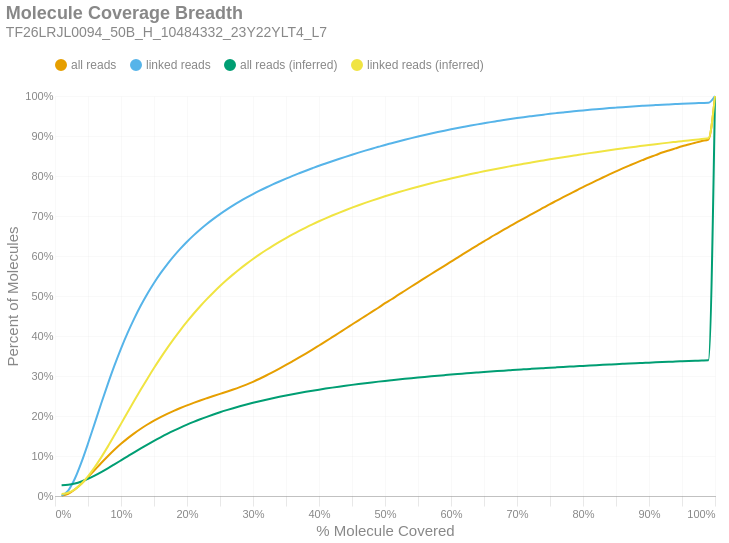

The notebook cell this image was saved under:
### Markdown cell above
### Molecule Read Coverage
This chart shows molecule coverage breadth as computed by the number of bases aligned to that molecule. In other words, "*how much of each unique long molecule is actually sequenced/aligned?*" Keep in mind there is a distinction between sequences and alignments, since some sequences belonging to a particular molecule may not align well and wouldn't appear in the alignment data. This chart also shows molecule coverage breadth as computed by the *inferred fragment* from which the aligned sequences originate. Unlike read coverage, this calculation takes into account the total insert size, including unsequenced gaps between the forward and reverse reads. Like the previous figures, these are cumulative percents.

### Code cell
if SKIPLR:
    print_html(f"Skipped")
else:
    binned_df = consolidated_hist(valids['coverage_bp'], mask, 0.01, True)
    binned_df_inf = consolidated_hist(valids['coverage_inserts'], mask, 0.01, True)
    binned_df = binned_df.with_columns(pl.lit(binned_df_inf['all reads (cumsum)']).alias('all reads (inferred)'))
    binned_df = binned_df.with_columns(pl.lit(binned_df_inf['linked reads (cumsum)']).alias('linked reads (inferred)'))
    binned_df = binned_df.with_columns(
        (pl.col('bin').cast(pl.Float64) + 0.01).alias('right_edge')
    )

    with SafeRender(binned_df):
        (
            density_plot(binned_df, 'Molecule Coverage Breadth', samplename, 'molcov', ['all reads (inferred)','linked reads (inferred)'])
            .encode(
                #x=alt.X('bin:Q', title="% Molecule Covered").axis(format = '%').scale(padding=0),
                x=alt.X('right_edge:Q', title="% Molecule Covered").axis(format='%').scale(padding=0),
                y=alt.Y('value:Q', title='Percent of Molecules')
                    .axis(format='%')
                    .stack(False)
                    .scale(domainMin=0, padding=0),
                color=alt.Color("key:N").scale(domain = ["all reads", "linked reads", "all reads (inferred)", "linked reads (inferred)"]),
                tooltip = [
                    alt.Tooltip("key:N", title = "Data Type"),
                    alt.Tooltip("range_label:N", title="% Molecule Covered"),
                    alt.Tooltip("value:Q", format = ".2%", title="% Molecules")
                ]
            )
        ).display()

### Figure 1 — Vega-Lite specification as saved in the notebook (floating-point values rounded to 4 significant figures)
{"width": "container", "height": 400, "config": {"title": {"anchor": "start", "dy": -15, "fontSize": 18, "color": "#888888", "subtitleColor": "#888888", "subtitleFontSize": 14}, "arc": {"fill": "#0072B2"}, "axis": {"domainColor": "#888888", "domainWidth": 0.5, "gridWidth": 0.2, "grid": false, "titleFontWeight": 400, "titleFontSize": 15, "labelFontSize": 11, "labelColor": "#888888", "tickColor": "#888888", "tickWidth": 0.2, "titleColor": "#888888"}, "axisBand": {"grid": false}, "axisX": {"grid": true, "tickSize": 10, "domainCap": "round"}, "axisY": {"domain": false, "grid": true, "tickSize": 0, "domainCap": "round"}, "background": "transparent", "header": {"labelFontSize": 15, "labelColor": "#888888", "titleFontSize": 15, "titleFontWeight": 600, "titleColor": "#888888"}, "legend": {"labelFont": "sans-serif", "labelFontSize": 12, "labelColor": "#888888", "symbolSize": 100, "symbolType": "circle", "titleFontSize": 12, "titlePadding": 10, "titleColor": "#888888", "title": null, "orient": "top"}, "range": {"category": ["#E69F00", "#56B4E9", "#009E73", "#F0E442", "#0072B2", "#D55E00", "#CC79A7", "#000000"], "diverging": ["#cfe8f3", "#a2d4ec", "#73bfe2", "#46abdb", "#1696d2", "#12719e"]}, "area": {"fill": "#0072B2", "fillOpacity": 0.7, "line": true, "strokeOpacity": 0.7}, "line": {"color": "#0072B2", "stroke": "#0072B2", "strokeWidth": 2}, "trail": {"color": "#0072B2", "stroke": "#0072B2", "strokeWidth": 0, "size": 1}, "point": {"filled": true, "fillOpacity": 1.0, "size": 95}, "text": {"color": "#888888", "fontSize": 11, "align": "right", "fontWeight": 400, "size": 11}, "bar": {"fill": "#0072B2", "stroke": null}, "view": {"stroke": null, "continuousWidth": 660, "continuousHeight": 400}}, "data": {"name": "data-fc556a3c0db5300642e539955eea1e7b"}, "mark": {"type": "line", "interpolate": "monotone", "point": {"opacity": 0, "size": 275}}, "encoding": {"color": {"field": "key", "scale": {"domain": ["all reads", "linked reads", "all reads (inferred)", "linked reads (inferred)"]}, "type": "nominal"}, "tooltip": [{"field": "key", "title": "Data Type", "type": "nominal"}, {"field": "range_label", "title": "% Molecule Covered", "type": "nominal"}, {"field": "value", "format": ".2%", "title": "% Molecules", "type": "quantitative"}], "x": {"axis": {"format": "%"}, "field": "right_edge", "scale": {"padding": 0}, "title": "% Molecule Covered", "type": "quantitative"}, "y": {"axis": {"format": "%"}, "field": "value", "scale": {"domainMin": 0, "padding": 0}, "stack": false, "title": "Percent of Molecules", "type": "quantitative"}}, "params": [{"name": "param_c36ac31b6afebe62", "select": {"type": "point", "fields": ["key"]}, "bind": "legend"}], "title": {"text": "Molecule Coverage Breadth", "subtitle": "TF26LRJL0094_50B_H_10484332_23Y22YLT4_L7"}, "transform": [{"fold": ["all reads (cumsum)", "linked reads (cumsum)", "all reads (inferred)", "linked reads (inferred)"]}, {"calculate": "replace(datum.key, ' (cumsum)', '')", "as": "key"}, {"filter": {"param": "param_c36ac31b6afebe62"}}], "usermeta": {"embedOptions": {"downloadFileName": "TF26LRJL0094_50B_H_10484332_23Y22YLT4_L7.molcov"}}, "$schema": "https://vega.github.io/schema/vega-lite/v6.4.1.json", "datasets": {"data-fc556a3c0db5300642e539955eea1e7b": [{"bin": "0.0", "interval": "0.0-0.01", "all reads": 0.000449, "linked reads": 0.0007862, "all reads (cumsum)": 0.000449, "linked reads (cumsum)": 0.0007862, "range_label": "0.0-0.01", "all reads (inferred)": 0.02673, "linked reads (inferred)": 0.005254, "right_edge": 0.01}, {"bin": "0.01", "interval": "0.01-0.02", "all reads": 0.005071, "linked reads": 0.01286, "all reads (cumsum)": 0.00552, "linked reads (cumsum)": 0.01365, "range_label": "0.01-0.02", "all reads (inferred)": 0.02803, "linked reads (inferred)": 0.008212, "right_edge": 0.02}, {"bin": "0.02", "interval": "0.02-0.03", "all reads": 0.0108, "linked reads": 0.02945, "all reads (cumsum)": 0.01632, "linked reads (cumsum)": 0.04309, "range_label": "0.02-0.03", "all reads (inferred)": 0.03124, "linked reads (inferred)": 0.01664, "right_edge": 0.03}, {"bin": "0.03", "interval": "0.03-0.04", "all reads": 0.01455, "linked reads": 0.04095, "all reads (cumsum)": 0.03088, "linked reads (cumsum)": 0.08405, "range_label": "0.03-0.04", "all reads (inferred)": 0.03636, "linked reads (inferred)": 0.03071, "right_edge": 0.04}, {"bin": "0.04", "interval": "0.04-0.05", "all reads": 0.01658, "linked reads": 0.0471, "all reads (cumsum)": 0.04746, "linked reads (cumsum)": 0.1312, "range_label": "0.04-0.05", "all reads (inferred)": 0.04308, "linked reads (inferred)": 0.04935, "right_edge": 0.05}, {"bin": "0.05", "interval": "0.05-0.06", "all reads": 0.01749, "linked reads": 0.04991, "all reads (cumsum)": 0.06494, "linked reads (cumsum)": 0.1811, "range_label": "0.05-0.06", "all reads (inferred)": 0.05097, "linked reads (inferred)": 0.0716, "right_edge": 0.06}, {"bin": "0.06", "interval": "0.06-0.07", "all reads": 0.01752, "linked reads": 0.05012, "all reads (cumsum)": 0.08246, "linked reads (cumsum)": 0.2312, "range_label": "0.06-0.07", "all reads (inferred)": 0.05979, "linked reads (inferred)": 0.0966, "right_edge": 0.07}, {"bin": "0.07", "interval": "0.07-0.08", "all reads": 0.01695, "linked reads": 0.04856, "all reads (cumsum)": 0.09941, "linked reads (cumsum)": 0.2797, "range_label": "0.07-0.08", "all reads (inferred)": 0.06922, "linked reads (inferred)": 0.1234, "right_edge": 0.08}, {"bin": "0.08", "interval": "0.08-0.09", "all reads": 0.0161, "linked reads": 0.0461, "all reads (cumsum)": 0.1155, "linked reads (cumsum)": 0.3258, "range_label": "0.08-0.09", "all reads (inferred)": 0.0791, "linked reads (inferred)": 0.1516, "right_edge": 0.09}, {"bin": "0.09", "interval": "0.09-0.1", "all reads": 0.01494, "linked reads": 0.04275, "all reads (cumsum)": 0.1305, "linked reads (cumsum)": 0.3686, "range_label": "0.09-0.1", "all reads (inferred)": 0.08915, "linked reads (inferred)": 0.1803, "right_edge": 0.1}, {"bin": "0.1", "interval": "0.1-0.11", "all reads": 0.01368, "linked reads": 0.03908, "all reads (cumsum)": 0.1441, "linked reads (cumsum)": 0.4077, "range_label": "0.1-0.11", "all reads (inferred)": 0.09925, "linked reads (inferred)": 0.2092, "right_edge": 0.11}, {"bin": "0.11", "interval": "0.11-0.12", "all reads": 0.01256, "linked reads": 0.03578, "all reads (cumsum)": 0.1567, "linked reads (cumsum)": 0.4435, "range_label": "0.11-0.12", "all reads (inferred)": 0.1093, "linked reads (inferred)": 0.2379, "right_edge": 0.12}, {"bin": "0.12", "interval": "0.12-0.13", "all reads": 0.01149, "linked reads": 0.0326, "all reads (cumsum)": 0.1682, "linked reads (cumsum)": 0.4761, "range_label": "0.12-0.13", "all reads (inferred)": 0.1191, "linked reads (inferred)": 0.266, "right_edge": 0.13}, {"bin": "0.13", "interval": "0.13-0.14", "all reads": 0.01052, "linked reads": 0.02963, "all reads (cumsum)": 0.1787, "linked reads (cumsum)": 0.5057, "range_label": "0.13-0.14", "all reads (inferred)": 0.1286, "linked reads (inferred)": 0.2934, "right_edge": 0.14}, {"bin": "0.14", "interval": "0.14-0.15", "all reads": 0.009636, "linked reads": 0.02688, "all reads (cumsum)": 0.1883, "linked reads (cumsum)": 0.5326, "range_label": "0.14-0.15", "all reads (inferred)": 0.1379, "linked reads (inferred)": 0.3199, "right_edge": 0.15}, {"bin": "0.15", "interval": "0.15-0.16", "all reads": 0.008867, "linked reads": 0.02448, "all reads (cumsum)": 0.1972, "linked reads (cumsum)": 0.5571, "range_label": "0.15-0.16", "all reads (inferred)": 0.1467, "linked reads (inferred)": 0.3453, "right_edge": 0.16}, {"bin": "0.16", "interval": "0.16-0.17", "all reads": 0.008108, "linked reads": 0.02217, "all reads (cumsum)": 0.2053, "linked reads (cumsum)": 0.5792, "range_label": "0.16-0.17", "all reads (inferred)": 0.1552, "linked reads (inferred)": 0.3696, "right_edge": 0.17}, {"bin": "0.17", "interval": "0.17-0.18", "all reads": 0.007582, "linked reads": 0.02042, "all reads (cumsum)": 0.2129, "linked reads (cumsum)": 0.5996, "range_label": "0.17-0.18", "all reads (inferred)": 0.1633, "linked reads (inferred)": 0.3928, "right_edge": 0.18}, {"bin": "0.18", "interval": "0.18-0.19", "all reads": 0.007066, "linked reads": 0.01874, "all reads (cumsum)": 0.22, "linked reads (cumsum)": 0.6184, "range_label": "0.18-0.19", "all reads (inferred)": 0.171, "linked reads (inferred)": 0.4149, "right_edge": 0.19}, {"bin": "0.19", "interval": "0.19-0.2", "all reads": 0.006649, "linked reads": 0.01733, "all reads (cumsum)": 0.2266, "linked reads (cumsum)": 0.6357, "range_label": "0.19-0.2", "all reads (inferred)": 0.1783, "linked reads (inferred)": 0.4357, "right_edge": 0.2}, {"bin": "0.2", "interval": "0.2-0.21", "all reads": 0.006189, "linked reads": 0.01583, "all reads (cumsum)": 0.2328, "linked reads (cumsum)": 0.6515, "range_label": "0.2-0.21", "all reads (inferred)": 0.1852, "linked reads (inferred)": 0.4556, "right_edge": 0.21}, {"bin": "0.21", "interval": "0.21-0.22", "all reads": 0.005927, "linked reads": 0.01478, "all reads (cumsum)": 0.2387, "linked reads (cumsum)": 0.6663, "range_label": "0.21-0.22", "all reads (inferred)": 0.1918, "linked reads (inferred)": 0.4744, "right_edge": 0.22}, {"bin": "0.22", "interval": "0.22-0.23", "all reads": 0.005653, "linked reads": 0.01367, "all reads (cumsum)": 0.2444, "linked reads (cumsum)": 0.68, "range_label": "0.22-0.23", "all reads (inferred)": 0.1979, "linked reads (inferred)": 0.4921, "right_edge": 0.23}, {"bin": "0.23", "interval": "0.23-0.24", "all reads": 0.005534, "linked reads": 0.01284, "all reads (cumsum)": 0.2499, "linked reads (cumsum)": 0.6928, "range_label": "0.23-0.24", "all reads (inferred)": 0.2038, "linked reads (inferred)": 0.5088, "right_edge": 0.24}, {"bin": "0.24", "interval": "0.24-0.25", "all reads": 0.005385, "linked reads": 0.01201, "all reads (cumsum)": 0.2553, "linked reads (cumsum)": 0.7048, "range_label": "0.24-0.25", "all reads (inferred)": 0.2094, "linked reads (inferred)": 0.5249, "right_edge": 0.25}, {"bin": "0.25", "interval": "0.25-0.26", "all reads": 0.005304, "linked reads": 0.01114, "all reads (cumsum)": 0.2606, "linked reads (cumsum)": 0.716, "range_label": "0.25-0.26", "all reads (inferred)": 0.2146, "linked reads (inferred)": 0.5399, "right_edge": 0.26}, {"bin": "0.26", "interval": "0.26-0.27", "all reads": 0.005544, "linked reads": 0.01056, "all reads (cumsum)": 0.2661, "linked reads (cumsum)": 0.7266, "range_label": "0.26-0.27", "all reads (inferred)": 0.2195, "linked reads (inferred)": 0.5541, "right_edge": 0.27}, {"bin": "0.27", "interval": "0.27-0.28", "all reads": 0.005947, "linked reads": 0.009942, "all reads (cumsum)": 0.2721, "linked reads (cumsum)": 0.7365, "range_label": "0.27-0.28", "all reads (inferred)": 0.2242, "linked reads (inferred)": 0.5676, "right_edge": 0.28}, {"bin": "0.28", "interval": "0.28-0.29", "all reads": 0.006447, "linked reads": 0.009472, "all reads (cumsum)": 0.2785, "linked reads (cumsum)": 0.746, "range_label": "0.28-0.29", "all reads (inferred)": 0.2287, "linked reads (inferred)": 0.5803, "right_edge": 0.29}, {"bin": "0.29", "interval": "0.29-0.3", "all reads": 0.006949, "linked reads": 0.008943, "all reads (cumsum)": 0.2855, "linked reads (cumsum)": 0.7549, "range_label": "0.29-0.3", "all reads (inferred)": 0.2329, "linked reads (inferred)": 0.5925, "right_edge": 0.3}, {"bin": "0.3", "interval": "0.3-0.31", "all reads": 0.007581, "linked reads": 0.008409, "all reads (cumsum)": 0.2931, "linked reads (cumsum)": 0.7633, "range_label": "0.3-0.31", "all reads (inferred)": 0.237, "linked reads (inferred)": 0.6041, "right_edge": 0.31}, {"bin": "0.31", "interval": "0.31-0.32", "all reads": 0.008157, "linked reads": 0.00798, "all reads (cumsum)": 0.3012, "linked reads (cumsum)": 0.7713, "range_label": "0.31-0.32", "all reads (inferred)": 0.2408, "linked reads (inferred)": 0.615, "right_edge": 0.32}, {"bin": "0.32", "interval": "0.32-0.33", "all reads": 0.008584, "linked reads": 0.007701, "all reads (cumsum)": 0.3098, "linked reads (cumsum)": 0.779, "range_label": "0.32-0.33", "all reads (inferred)": 0.2445, "linked reads (inferred)": 0.6255, "right_edge": 0.33}, {"bin": "0.33", "interval": "0.33-0.34", "all reads": 0.00877, "linked reads": 0.007339, "all reads (cumsum)": 0.3186, "linked reads (cumsum)": 0.7863, "range_label": "0.33-0.34", "all reads (inferred)": 0.248, "linked reads (inferred)": 0.6355, "right_edge": 0.34}, {"bin": "0.34", "interval": "0.34-0.35", "all reads": 0.009075, "linked reads": 0.007076, "all reads (cumsum)": 0.3277, "linked reads (cumsum)": 0.7934, "range_label": "0.34-0.35", "all reads (inferred)": 0.2513, "linked reads (inferred)": 0.645, "right_edge": 0.35}, {"bin": "0.35", "interval": "0.35-0.36", "all reads": 0.009335, "linked reads": 0.006897, "all reads (cumsum)": 0.337, "linked reads (cumsum)": 0.8003, "range_label": "0.35-0.36", "all reads (inferred)": 0.2545, "linked reads (inferred)": 0.6541, "right_edge": 0.36}, {"bin": "0.36", "interval": "0.36-0.37", "all reads": 0.009445, "linked reads": 0.006545, "all reads (cumsum)": 0.3464, "linked reads (cumsum)": 0.8069, "range_label": "0.36-0.37", "all reads (inferred)": 0.2575, "linked reads (inferred)": 0.6627, "right_edge": 0.37}, {"bin": "0.37", "interval": "0.37-0.38", "all reads": 0.009709, "linked reads": 0.006386, "all reads (cumsum)": 0.3561, "linked reads (cumsum)": 0.8132, "range_label": "0.37-0.38", "all reads (inferred)": 0.2604, "linked reads (inferred)": 0.6711, "right_edge": 0.38}, {"bin": "0.38", "interval": "0.38-0.39", "all reads": 0.009891, "linked reads": 0.006184, "all reads (cumsum)": 0.366, "linked reads (cumsum)": 0.8194, "range_label": "0.38-0.39", "all reads (inferred)": 0.2632, "linked reads (inferred)": 0.6791, "right_edge": 0.39}, {"bin": "0.39", "interval": "0.39-0.4", "all reads": 0.01022, "linked reads": 0.006105, "all reads (cumsum)": 0.3763, "linked reads (cumsum)": 0.8255, "range_label": "0.39-0.4", "all reads (inferred)": 0.2659, "linked reads (inferred)": 0.6868, "right_edge": 0.4}, {"bin": "0.4", "interval": "0.4-0.41", "all reads": 0.01021, "linked reads": 0.005749, "all reads (cumsum)": 0.3865, "linked reads (cumsum)": 0.8313, "range_label": "0.4-0.41", "all reads (inferred)": 0.2685, "linked reads (inferred)": 0.6941, "right_edge": 0.41}, {"bin": "0.41", "interval": "0.41-0.42", "all reads": 0.01054, "linked reads": 0.005671, "all reads (cumsum)": 0.397, "linked reads (cumsum)": 0.837, "range_label": "0.41-0.42", "all reads (inferred)": 0.2709, "linked reads (inferred)": 0.7012, "right_edge": 0.42}, {"bin": "0.42", "interval": "0.42-0.43", "all reads": 0.01057, "linked reads": 0.005536, "all reads (cumsum)": 0.4076, "linked reads (cumsum)": 0.8425, "range_label": "0.42-0.43", "all reads (inferred)": 0.2733, "linked reads (inferred)": 0.708, "right_edge": 0.43}, {"bin": "0.43", "interval": "0.43-0.44", "all reads": 0.01052, "linked reads": 0.005431, "all reads (cumsum)": 0.4181, "linked reads (cumsum)": 0.8479, "range_label": "0.43-0.44", "all reads (inferred)": 0.2756, "linked reads (inferred)": 0.7145, "right_edge": 0.44}, {"bin": "0.44", "interval": "0.44-0.45", "all reads": 0.01061, "linked reads": 0.005288, "all reads (cumsum)": 0.4287, "linked reads (cumsum)": 0.8532, "range_label": "0.44-0.45", "all reads (inferred)": 0.2778, "linked reads (inferred)": 0.7208, "right_edge": 0.45}, {"bin": "0.45", "interval": "0.45-0.46", "all reads": 0.0106, "linked reads": 0.005127, "all reads (cumsum)": 0.4393, "linked reads (cumsum)": 0.8583, "range_label": "0.45-0.46", "all reads (inferred)": 0.2799, "linked reads (inferred)": 0.7269, "right_edge": 0.46}, {"bin": "0.46", "interval": "0.46-0.47", "all reads": 0.01045, "linked reads": 0.005004, "all reads (cumsum)": 0.4497, "linked reads (cumsum)": 0.8633, "range_label": "0.46-0.47", "all reads (inferred)": 0.282, "linked reads (inferred)": 0.7327, "right_edge": 0.47}, {"bin": "0.47", "interval": "0.47-0.48", "all reads": 0.01063, "linked reads": 0.00486, "all reads (cumsum)": 0.4604, "linked reads (cumsum)": 0.8682, "range_label": "0.47-0.48", "all reads (inferred)": 0.284, "linked reads (inferred)": 0.7384, "right_edge": 0.48}, {"bin": "0.48", "interval": "0.48-0.49", "all reads": 0.01026, "linked reads": 0.004715, "all reads (cumsum)": 0.4706, "linked reads (cumsum)": 0.8729, "range_label": "0.48-0.49", "all reads (inferred)": 0.2859, "linked reads (inferred)": 0.7439, "right_edge": 0.49}, {"bin": "0.49", "interval": "0.49-0.5", "all reads": 0.01142, "linked reads": 0.00478, "all reads (cumsum)": 0.482, "linked reads (cumsum)": 0.8777, "range_label": "0.49-0.5", "all reads (inferred)": 0.2878, "linked reads (inferred)": 0.7492, "right_edge": 0.5}, {"bin": "0.5", "interval": "0.5-0.51", "all reads": 0.009784, "linked reads": 0.004336, "all reads (cumsum)": 0.4918, "linked reads (cumsum)": 0.882, "range_label": "0.5-0.51", "all reads (inferred)": 0.2896, "linked reads (inferred)": 0.7543, "right_edge": 0.51}, {"bin": "0.51", "interval": "0.51-0.52", "all reads": 0.01087, "linked reads": 0.004388, "all reads (cumsum)": 0.5027, "linked reads (cumsum)": 0.8864, "range_label": "0.51-0.52", "all reads (inferred)": 0.2913, "linked reads (inferred)": 0.7593, "right_edge": 0.52}, {"bin": "0.52", "interval": "0.52-0.53", "all reads": 0.01042, "linked reads": 0.004221, "all reads (cumsum)": 0.5131, "linked reads (cumsum)": 0.8906, "range_label": "0.52-0.53", "all reads (inferred)": 0.293, "linked reads (inferred)": 0.7641, "right_edge": 0.53}, {"bin": "0.53", "interval": "0.53-0.54", "all reads": 0.01065, "linked reads": 0.00412, "all reads (cumsum)": 0.5238, "linked reads (cumsum)": 0.8948, "range_label": "0.53-0.54", "all reads (inferred)": 0.2946, "linked reads (inferred)": 0.7687, "right_edge": 0.54}, {"bin": "0.54", "interval": "0.54-0.55", "all reads": 0.0103, "linked reads": 0.00397, "all reads (cumsum)": 0.5341, "linked reads (cumsum)": 0.8987, "range_label": "0.54-0.55", "all reads (inferred)": 0.2962, "linked reads (inferred)": 0.7732, "right_edge": 0.55}, {"bin": "0.55", "interval": "0.55-0.56", "all reads": 0.0106, "linked reads": 0.003824, "all reads (cumsum)": 0.5447, "linked reads (cumsum)": 0.9026, "range_label": "0.55-0.56", "all reads (inferred)": 0.2978, "linked reads (inferred)": 0.7776, "right_edge": 0.56}, {"bin": "0.56", "interval": "0.56-0.57", "all reads": 0.01036, "linked reads": 0.0037, "all reads (cumsum)": 0.555, "linked reads (cumsum)": 0.9063, "range_label": "0.56-0.57", "all reads (inferred)": 0.2993, "linked reads (inferred)": 0.7818, "right_edge": 0.57}, {"bin": "0.57", "interval": "0.57-0.58", "all reads": 0.01011, "linked reads": 0.003584, "all reads (cumsum)": 0.5651, "linked reads (cumsum)": 0.9098, "range_label": "0.57-0.58", "all reads (inferred)": 0.3007, "linked reads (inferred)": 0.7859, "right_edge": 0.58}, {"bin": "0.58", "interval": "0.58-0.59", "all reads": 0.01034, "linked reads": 0.003463, "all reads (cumsum)": 0.5755, "linked reads (cumsum)": 0.9133, "range_label": "0.58-0.59", "all reads (inferred)": 0.3022, "linked reads (inferred)": 0.7899, "right_edge": 0.59}, {"bin": "0.59", "interval": "0.59-0.6", "all reads": 0.01049, "linked reads": 0.003362, "all reads (cumsum)": 0.586, "linked reads (cumsum)": 0.9167, "range_label": "0.59-0.6", "all reads (inferred)": 0.3036, "linked reads (inferred)": 0.7938, "right_edge": 0.6}, {"bin": "0.6", "interval": "0.6-0.61", "all reads": 0.01003, "linked reads": 0.0032, "all reads (cumsum)": 0.596, "linked reads (cumsum)": 0.9199, "range_label": "0.6-0.61", "all reads (inferred)": 0.3049, "linked reads (inferred)": 0.7976, "right_edge": 0.61}, {"bin": "0.61", "interval": "0.61-0.62", "all reads": 0.01049, "linked reads": 0.003151, "all reads (cumsum)": 0.6065, "linked reads (cumsum)": 0.923, "range_label": "0.61-0.62", "all reads (inferred)": 0.3062, "linked reads (inferred)": 0.8012, "right_edge": 0.62}, {"bin": "0.62", "interval": "0.62-0.63", "all reads": 0.0102, "linked reads": 0.003091, "all reads (cumsum)": 0.6167, "linked reads (cumsum)": 0.9261, "range_label": "0.62-0.63", "all reads (inferred)": 0.3075, "linked reads (inferred)": 0.8048, "right_edge": 0.63}, {"bin": "0.63", "interval": "0.63-0.64", "all reads": 0.01011, "linked reads": 0.002967, "all reads (cumsum)": 0.6268, "linked reads (cumsum)": 0.9291, "range_label": "0.63-0.64", "all reads (inferred)": 0.3087, "linked reads (inferred)": 0.8083, "right_edge": 0.64}, {"bin": "0.64", "interval": "0.64-0.65", "all reads": 0.009734, "linked reads": 0.002778, "all reads (cumsum)": 0.6365, "linked reads (cumsum)": 0.9318, "range_label": "0.64-0.65", "all reads (inferred)": 0.3099, "linked reads (inferred)": 0.8117, "right_edge": 0.65}, {"bin": "0.65", "interval": "0.65-0.66", "all reads": 0.01017, "linked reads": 0.002853, "all reads (cumsum)": 0.6467, "linked reads (cumsum)": 0.9347, "range_label": "0.65-0.66", "all reads (inferred)": 0.3111, "linked reads (inferred)": 0.815, "right_edge": 0.66}, {"bin": "0.66", "interval": "0.66-0.67", "all reads": 0.009512, "linked reads": 0.00259, "all reads (cumsum)": 0.6562, "linked reads (cumsum)": 0.9373, "range_label": "0.66-0.67", "all reads (inferred)": 0.3123, "linked reads (inferred)": 0.8183, "right_edge": 0.67}, {"bin": "0.67", "interval": "0.67-0.68", "all reads": 0.009656, "linked reads": 0.002589, "all reads (cumsum)": 0.6659, "linked reads (cumsum)": 0.9399, "range_label": "0.67-0.68", "all reads (inferred)": 0.3134, "linked reads (inferred)": 0.8214, "right_edge": 0.68}, {"bin": "0.68", "interval": "0.68-0.69", "all reads": 0.009314, "linked reads": 0.002455, "all reads (cumsum)": 0.6752, "linked reads (cumsum)": 0.9423, "range_label": "0.68-0.69", "all reads (inferred)": 0.3145, "linked reads (inferred)": 0.8245, "right_edge": 0.69}, {"bin": "0.69", "interval": "0.69-0.7", "all reads": 0.00945, "linked reads": 0.002381, "all reads (cumsum)": 0.6846, "linked reads (cumsum)": 0.9447, "range_label": "0.69-0.7", "all reads (inferred)": 0.3156, "linked reads (inferred)": 0.8276, "right_edge": 0.7}, {"bin": "0.7", "interval": "0.7-0.71", "all reads": 0.009119, "linked reads": 0.002305, "all reads (cumsum)": 0.6937, "linked reads (cumsum)": 0.947, "range_label": "0.7-0.71", "all reads (inferred)": 0.3166, "linked reads (inferred)": 0.8305, "right_edge": 0.71}, {"bin": "0.71", "interval": "0.71-0.72", "all reads": 0.008974, "linked reads": 0.0022, "all reads (cumsum)": 0.7027, "linked reads (cumsum)": 0.9492, "range_label": "0.71-0.72", "all reads (inferred)": 0.3177, "linked reads (inferred)": 0.8334, "right_edge": 0.72}, {"bin": "0.72", "interval": "0.72-0.73", "all reads": 0.009144, "linked reads": 0.002155, "all reads (cumsum)": 0.7119, "linked reads (cumsum)": 0.9514, "range_label": "0.72-0.73", "all reads (inferred)": 0.3187, "linked reads (inferred)": 0.8362, "right_edge": 0.73}, {"bin": "0.73", "interval": "0.73-0.74", "all reads": 0.008791, "linked reads": 0.00202, "all reads (cumsum)": 0.7207, "linked reads (cumsum)": 0.9534, "range_label": "0.73-0.74", "all reads (inferred)": 0.3197, "linked reads (inferred)": 0.839, "right_edge": 0.74}, {"bin": "0.74", "interval": "0.74-0.75", "all reads": 0.009167, "linked reads": 0.002017, "all reads (cumsum)": 0.7298, "linked reads (cumsum)": 0.9554, "range_label": "0.74-0.75", "all reads (inferred)": 0.3206, "linked reads (inferred)": 0.8417, "right_edge": 0.75}, {"bin": "0.75", "interval": "0.75-0.76", "all reads": 0.008519, "linked reads": 0.001852, "all reads (cumsum)": 0.7383, "linked reads (cumsum)": 0.9573, "range_label": "0.75-0.76", "all reads (inferred)": 0.3216, "linked reads (inferred)": 0.8444, "right_edge": 0.76}, {"bin": "0.76", "interval": "0.76-0.77", "all reads": 0.008652, "linked reads": 0.001772, "all reads (cumsum)": 0.747, "linked reads (cumsum)": 0.959, "range_label": "0.76-0.77", "all reads (inferred)": 0.3225, "linked reads (inferred)": 0.847, "right_edge": 0.77}, {"bin": "0.77", "interval": "0.77-0.78", "all reads": 0.008457, "linked reads": 0.00174, "all reads (cumsum)": 0.7554, "linked reads (cumsum)": 0.9608, "range_label": "0.77-0.78", "all reads (inferred)": 0.3234, "linked reads (inferred)": 0.8496, "right_edge": 0.78}, {"bin": "0.78", "interval": "0.78-0.79", "all reads": 0.008317, "linked reads": 0.001618, "all reads (cumsum)": 0.7638, "linked reads (cumsum)": 0.9624, "range_label": "0.78-0.79", "all reads (inferred)": 0.3243, "linked reads (inferred)": 0.8522, "right_edge": 0.79}, {"bin": "0.79", "interval": "0.79-0.8", "all reads": 0.008632, "linked reads": 0.001645, "all reads (cumsum)": 0.7724, "linked reads (cumsum)": 0.964, "range_label": "0.79-0.8", "all reads (inferred)": 0.3253, "linked reads (inferred)": 0.8547, "right_edge": 0.8}, {"bin": "0.8", "interval": "0.8-0.81", "all reads": 0.007916, "linked reads": 0.001468, "all reads (cumsum)": 0.7803, "linked reads (cumsum)": 0.9655, "range_label": "0.8-0.81", "all reads (inferred)": 0.3261, "linked reads (inferred)": 0.8572, "right_edge": 0.81}, {"bin": "0.81", "interval": "0.81-0.82", "all reads": 0.007915, "linked reads": 0.001477, "all reads (cumsum)": 0.7882, "linked reads (cumsum)": 0.967, "range_label": "0.81-0.82", "all reads (inferred)": 0.327, "linked reads (inferred)": 0.8596, "right_edge": 0.82}, {"bin": "0.82", "interval": "0.82-0.83", "all reads": 0.00806, "linked reads": 0.001398, "all reads (cumsum)": 0.7963, "linked reads (cumsum)": 0.9684, "range_label": "0.82-0.83", "all reads (inferred)": 0.3279, "linked reads (inferred)": 0.862, "right_edge": 0.83}, {"bin": "0.83", "interval": "0.83-0.84", "all reads": 0.007714, "linked reads": 0.001314, "all reads (cumsum)": 0.804, "linked reads (cumsum)": 0.9697, "range_label": "0.83-0.84", "all reads (inferred)": 0.3287, "linked reads (inferred)": 0.8644, "right_edge": 0.84}, {"bin": "0.84", "interval": "0.84-0.85", "all reads": 0.007465, "linked reads": 0.001239, "all reads (cumsum)": 0.8115, "linked reads (cumsum)": 0.9709, "range_label": "0.84-0.85", "all reads (inferred)": 0.3295, "linked reads (inferred)": 0.8667, "right_edge": 0.85}, {"bin": "0.85", "interval": "0.85-0.86", "all reads": 0.007381, "linked reads": 0.001217, "all reads (cumsum)": 0.8188, "linked reads (cumsum)": 0.9722, "range_label": "0.85-0.86", "all reads (inferred)": 0.3303, "linked reads (inferred)": 0.869, "right_edge": 0.86}, {"bin": "0.86", "interval": "0.86-0.87", "all reads": 0.0071, "linked reads": 0.00115, "all reads (cumsum)": 0.8259, "linked reads (cumsum)": 0.9733, "range_label": "0.86-0.87", "all reads (inferred)": 0.3311, "linked reads (inferred)": 0.8712, "right_edge": 0.87}, {"bin": "0.87", "interval": "0.87-0.88", "all reads": 0.007014, "linked reads": 0.001097, "all reads (cumsum)": 0.833, "linked reads (cumsum)": 0.9744, "range_label": "0.87-0.88", "all reads (inferred)": 0.3319, "linked reads (inferred)": 0.8734, "right_edge": 0.88}, {"bin": "0.88", "interval": "0.88-0.89", "all reads": 0.006697, "linked reads": 0.001024, "all reads (cumsum)": 0.8397, "linked reads (cumsum)": 0.9754, "range_label": "0.88-0.89", "all reads (inferred)": 0.3326, "linked reads (inferred)": 0.8755, "right_edge": 0.89}, {"bin": "0.89", "interval": "0.89-0.9", "all reads": 0.006572, "linked reads": 0.0009891, "all reads (cumsum)": 0.8462, "linked reads (cumsum)": 0.9764, "range_label": "0.89-0.9", "all reads (inferred)": 0.3334, "linked reads (inferred)": 0.8776, "right_edge": 0.9}, {"bin": "0.9", "interval": "0.9-0.91", "all reads": 0.005903, "linked reads": 0.0009019, "all reads (cumsum)": 0.8521, "linked reads (cumsum)": 0.9773, "range_label": "0.9-0.91", "all reads (inferred)": 0.3341, "linked reads (inferred)": 0.8796, "right_edge": 0.91}, {"bin": "0.91", "interval": "0.91-0.92", "all reads": 0.006477, "linked reads": 0.0008992, "all reads (cumsum)": 0.8586, "linked reads (cumsum)": 0.9782, "range_label": "0.91-0.92", "all reads (inferred)": 0.3348, "linked reads (inferred)": 0.8816, "right_edge": 0.92}, {"bin": "0.92", "interval": "0.92-0.93", "all reads": 0.005103, "linked reads": 0.000808, "all reads (cumsum)": 0.8637, "linked reads (cumsum)": 0.979, "range_label": "0.92-0.93", "all reads (inferred)": 0.3355, "linked reads (inferred)": 0.8835, "right_edge": 0.93}, {"bin": "0.93", "interval": "0.93-0.94", "all reads": 0.005366, "linked reads": 0.0007796, "all reads (cumsum)": 0.8691, "linked reads (cumsum)": 0.9798, "range_label": "0.93-0.94", "all reads (inferred)": 0.3361, "linked reads (inferred)": 0.8853, "right_edge": 0.94}, {"bin": "0.94", "interval": "0.94-0.95", "all reads": 0.00532, "linked reads": 0.0007637, "all reads (cumsum)": 0.8744, "linked reads (cumsum)": 0.9806, "range_label": "0.94-0.95", "all reads (inferred)": 0.3368, "linked reads (inferred)": 0.8871, "right_edge": 0.95}, {"bin": "0.95", "interval": "0.95-0.96", "all reads": 0.004292, "linked reads": 0.0006787, "all reads (cumsum)": 0.8787, "linked reads (cumsum)": 0.9812, "range_label": "0.95-0.96", "all reads (inferred)": 0.3374, "linked reads (inferred)": 0.8889, "right_edge": 0.96}, {"bin": "0.96", "interval": "0.96-0.97", "all reads": 0.004559, "linked reads": 0.0006414, "all reads (cumsum)": 0.8832, "linked reads (cumsum)": 0.9819, "range_label": "0.96-0.97", "all reads (inferred)": 0.3381, "linked reads (inferred)": 0.8907, "right_edge": 0.97}, {"bin": "0.97", "interval": "0.97-0.98", "all reads": 0.004308, "linked reads": 0.0005838, "all reads (cumsum)": 0.8876, "linked reads (cumsum)": 0.9825, "range_label": "0.97-0.98", "all reads (inferred)": 0.3387, "linked reads (inferred)": 0.8924, "right_edge": 0.98}, {"bin": "0.98", "interval": "0.98-0.99", "all reads": 0.003757, "linked reads": 0.0006102, "all reads (cumsum)": 0.8913, "linked reads (cumsum)": 0.9831, "range_label": "0.98-0.99", "all reads (inferred)": 0.3394, "linked reads (inferred)": 0.8942, "right_edge": 0.99}, {"bin": "0.99", "interval": "0.99-1.0", "all reads": 0.1087, "linked reads": 0.01692, "all reads (cumsum)": 1.0, "linked reads (cumsum)": 1.0, "range_label": "0.99-1.0", "all reads (inferred)": 1.0, "linked reads (inferred)": 1.0, "right_edge": 1.0}]}}
